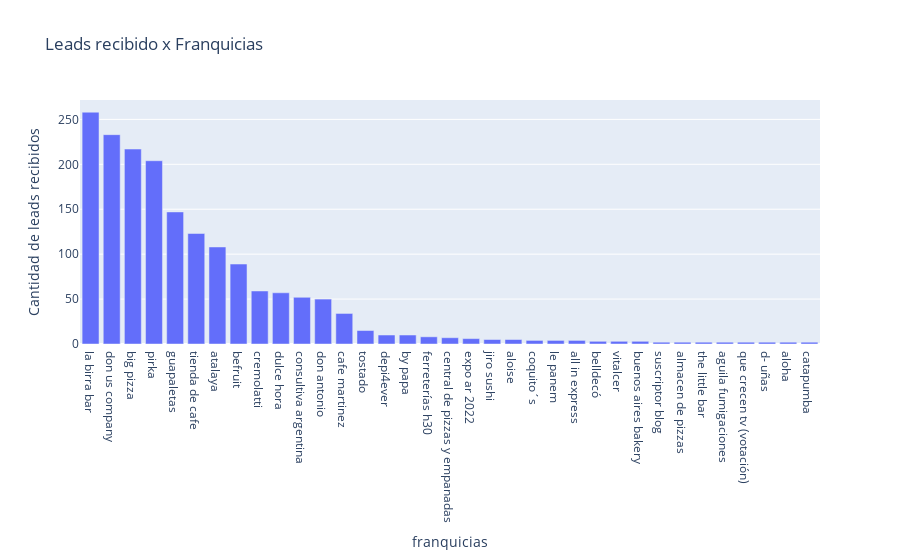

The cell this chart's notebook holds for it:
### Markdown cell above
# 
* **Columna Variable**/Franquicia

### Code cell
#Encontramos las 25 Franquicias que mas aparecen
df['franquicia'] = df['franquicia'].str.split(',').str[0]

conteo = df['franquicia'].value_counts().head(35)


fig_bar = px.bar(x=conteo.index, y=conteo, labels={'x': 'franquicias', 'y': 'Cantidad de leads recibidos'}, title=' Leads recibido x Franquicias')
fig_bar.show()

### Figure 1 — Plotly figure (JSON) as saved in the notebook; plotly's stock layout.template omitted (floating-point values rounded to 4 significant figures)
{"data": [{"alignmentgroup": "True", "hovertemplate": "franquicias=%{x}<br>Cantidad de leads recibidos=%{y}<extra></extra>", "legendgroup": "", "marker": {"color": "#636efa", "pattern": {"shape": ""}}, "name": "", "offsetgroup": "", "orientation": "v", "showlegend": false, "textposition": "auto", "type": "bar", "x": ["la birra bar", "don us company", "big pizza", "pirka", "guapaletas", "tienda de cafe", "atalaya", "befruit", "cremolatti", "dulce hora", "consultiva argentina", "don antonio", "cafe martinez", "tostado", "depi4ever", "by papa", "ferreterías h30", "central de pizzas y empanadas", "expo ar 2022", "jiro sushi", "aloise", "coquito´s", "le panem", "all in express", "belldecó", "vitalcer", "buenos aires bakery", "suscriptor blog", "almacen de pizzas", "the little bar", "aguila fumigaciones", "que crecen tv (votación)", "d- uñas", "aloha", "catapumba"], "xaxis": "x", "y": [258, 233, 217, 204, 147, 123, 108, 89, 59, 57, 52, 50, 34, 15, 10, 10, 8, 7, 6, 5, 5, 4, 4, 4, 3, 3, 3, 2, 2, 2, 2, 2, 2, 2, 2], "yaxis": "y"}], "layout": {"barmode": "relative", "legend": {"tracegroupgap": 0}, "title": {"text": " Leads recibido x Franquicias"}, "xaxis": {"anchor": "y", "domain": [0, 1], "title": {"text": "franquicias"}}, "yaxis": {"anchor": "x", "domain": [0, 1], "title": {"text": "Cantidad de leads recibidos"}}}}
